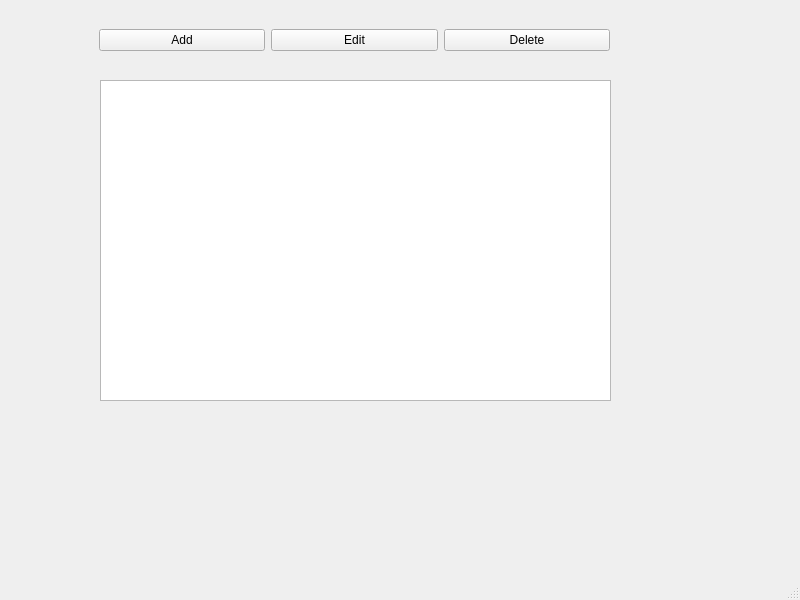
<?xml version="1.0" encoding="UTF-8"?>
<ui version="4.0">
 <class>MainWindow</class>
 <widget class="QMainWindow" name="MainWindow">
  <property name="geometry">
   <rect>
    <x>0</x>
    <y>0</y>
    <width>800</width>
    <height>600</height>
   </rect>
  </property>
  <property name="windowTitle">
   <string>MainWindow</string>
  </property>
  <widget class="QWidget" name="centralwidget">
   <widget class="QListWidget" name="movieList">
    <property name="geometry">
     <rect>
      <x>100</x>
      <y>80</y>
      <width>511</width>
      <height>321</height>
     </rect>
    </property>
   </widget>
   <widget class="QWidget" name="horizontalLayoutWidget">
    <property name="geometry">
     <rect>
      <x>99</x>
      <y>0</y>
      <width>511</width>
      <height>80</height>
     </rect>
    </property>
    <layout class="QHBoxLayout" name="horizontalLayout">
     <item>
      <widget class="QPushButton" name="addButton">
       <property name="text">
        <string>Add</string>
       </property>
      </widget>
     </item>
     <item>
      <widget class="QPushButton" name="editButton">
       <property name="text">
        <string>Edit</string>
       </property>
      </widget>
     </item>
     <item>
      <widget class="QPushButton" name="removeButton">
       <property name="text">
        <string>Delete</string>
       </property>
      </widget>
     </item>
    </layout>
   </widget>
  </widget>
  <widget class="QMenuBar" name="menubar">
   <property name="geometry">
    <rect>
     <x>0</x>
     <y>0</y>
     <width>800</width>
     <height>18</height>
    </rect>
   </property>
  </widget>
  <widget class="QStatusBar" name="statusbar"/>
 </widget>
 <resources/>
 <connections/>
</ui>
